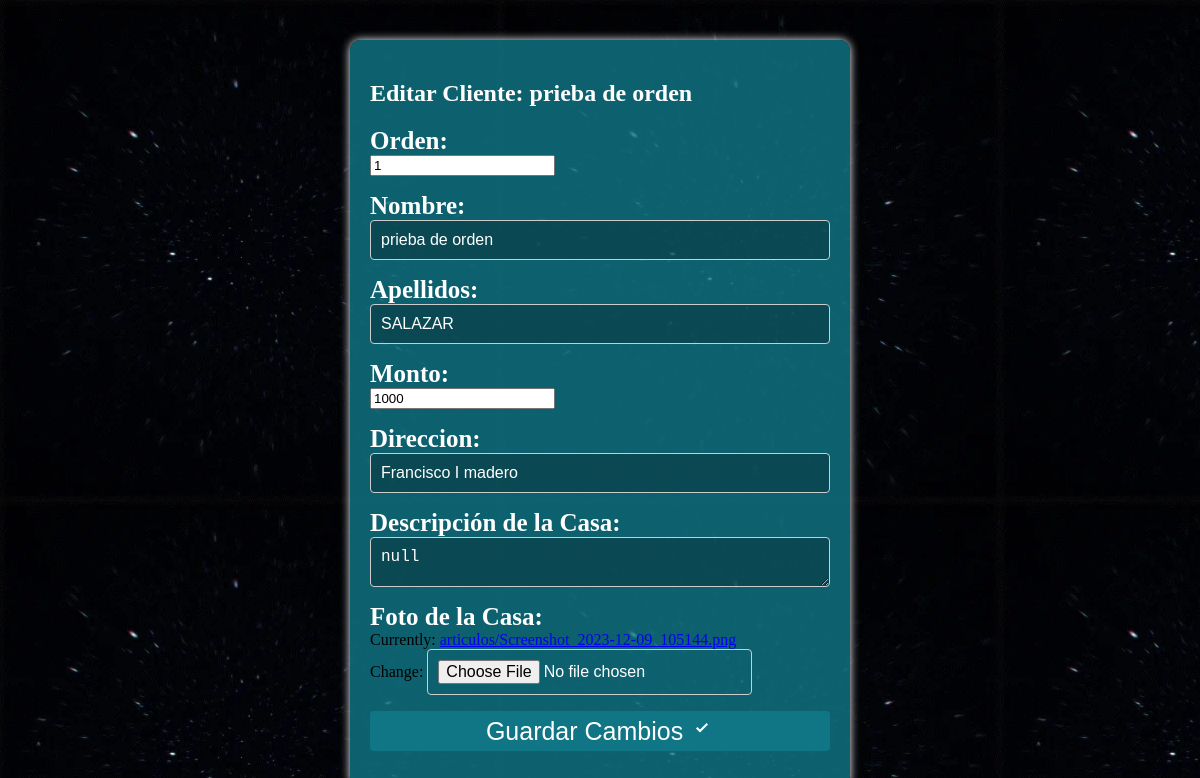
Page /prestamosapp/clientes/20/edit/ on the committed database.
### prestamosapp/models.py (models this page shows, shortened)
class Cliente(models.Model):
    nombre = models.CharField(max_length=100)
    apellidos = models.CharField(max_length=100)
    monto = models.IntegerField()  # Amount of the loan
    monto_mas_interes = models.DecimalField(max_digits=10, decimal_places=2, blank=True, null=True)  # Loan amount + 20% interest
    couta_diaria = models.DecimalField(max_digits=10, decimal_places=2, blank=True, null=True)  # Daily installment
    saldo = models.DecimalField(max_digits=10, decimal_places=2, blank=True, null=True)  # Remaining balance
    direccion = models.CharField(max_length=100)
    descripcion_casa = models.TextField(default='null', verbose_name="Descripción de la Casa")
    foto_casa = models.ImageField(default='null', verbose_name="Foto de la Casa", upload_to='articulos')
    fecha_de_creacion = models.DateTimeField(auto_now_add=True)
    ultima_fecha_de_edicion = models.DateTimeField(auto_now=True)
    order = models.SmallIntegerField(default=0, verbose_name="Orden")
    saldo = models.DecimalField(max_digits=10, decimal_places=2, default=0)
    class Meta:
        verbose_name = "Tu cliente"
        verbose_name_plural = "Tus Clientes"
        ordering = ['order']

### prestamosapp/views.py (the view)
# urls.py: path('clientes/<int:cliente_id>/edit/', views.edit_cliente, name='edit_cliente'),
def edit_cliente(request, cliente_id):
    cliente = get_object_or_404(Cliente, pk=cliente_id)
    if request.method == 'POST':
        form = ClienteForm(request.POST, request.FILES, instance=cliente)
        if form.is_valid():
            form.save()
            return redirect('prestamosapp:cliente_list')  # Redirect to client list or detail view
    else:
        form = ClienteForm(instance=cliente)
    context = {
        'form': form,
        'cliente': cliente,
    }
    return render(request, 'edit_cliente.html', context)

### prestamosapp/forms.py (shortened to what this page needs)
class ClienteForm(forms.ModelForm):
    class Meta:
        model = Cliente
        fields = ['order','nombre', 'apellidos', 'monto', 'direccion', 'descripcion_casa', 'foto_casa']
        widgets = {
            'monto_mas_interes': forms.TextInput(attrs={'readonly': 'readonly'}),
            'saldo': forms.TextInput(attrs={'readonly': 'readonly'}),
        }

### prestamosapp/templates/edit_cliente.html (shortened to what this page needs)
{% load static%}
{% block content %}
<link rel="stylesheet" href="{%static  '/css/editar_cliente.css'%}">
  <div class="form_wrapper">
    <h2>Editar Cliente: {{ cliente.nombre }}</h2>
  <form method="post" enctype="multipart/form-data">
    {{ form.as_p }}
    <button class="btn" type="submit">Guardar Cambios <svg xmlns="http://www.w3.org/2000/svg" height="24px" viewBox="0 -960 960 960" width="24px" fill="white"><path d="M400-304 240-464l56-56 104 104 264-264 56 56-320 320Z"/></svg></button>
  </form>
</div>
{% endblock %}

### prestamosapp/static/css/editar_cliente.css (style rules this page uses)
.form_wrapper { box-sizing: border-box; max-width: 500px; margin: 5px auto; padding: 20px; background-color: #117b8bc8; border-radius: 10px; background-size: cover; background-position: -700px ; box-shadow: 0px 0px 10px white; margin-top: 40px; }
h2 { color:white; }
label { display: block; margin-bottom: 2px auto; font-weight: bold; color:white; font-size: 25px; }
input[type="text"], textarea, select { color:white; font-size: 30px; width: 100%; padding: 10px; font-size: 16px; border: 1px solid #ccc; border-radius: 4px; box-sizing: border-box; background-color: rgba(0, 0, 0, 0.251); }
textarea { height:50px; }
input[type="file"] { padding: 10px; font-size: 16px; border: 1px solid #ccc; border-radius: 4px; box-sizing: border-box; color:white; }
.btn { display: inline-block; width:100%; height: 40px; font-size: 16px; color: #fff; background-color: transparent; border:none; border-radius: 4px; cursor: pointer; text-decoration: none; text-align: center; transition: background-color 0.3s; font-size: 25px; background-color: #117b8bc8; }

### rows in the picture
Cliente: nombre "prieba de orden", order "1", apellidos "SALAZAR", monto "1000", direccion "Francisco I madero", descripcion_casa "null"
